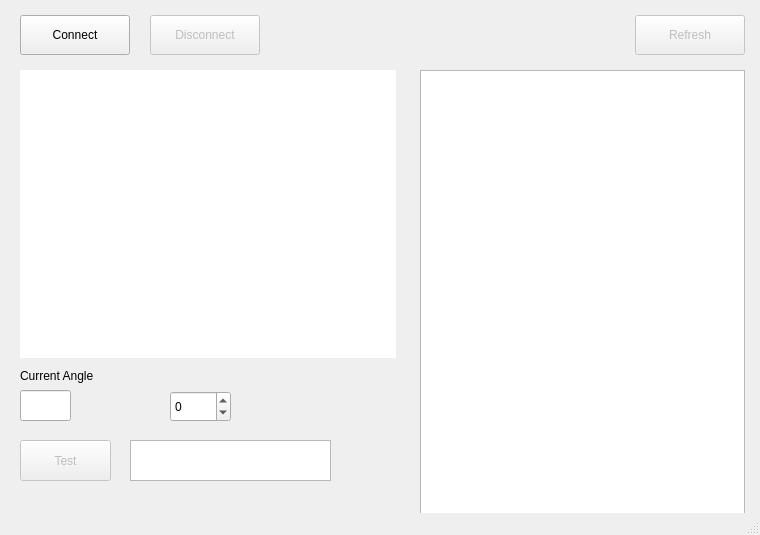
<?xml version="1.0" encoding="UTF-8"?>
<ui version="4.0">
 <class>MainWindow</class>
 <widget class="QMainWindow" name="MainWindow">
  <property name="geometry">
   <rect>
    <x>0</x>
    <y>0</y>
    <width>760</width>
    <height>535</height>
   </rect>
  </property>
  <property name="windowTitle">
   <string>Bus Remote Tool</string>
  </property>
  <property name="windowIcon">
   <iconset>
    <normaloff>icon.png</normaloff>icon.png</iconset>
  </property>
  <widget class="QWidget" name="centralWidget">
   <widget class="QTableWidget" name="tableWidget">
    <property name="geometry">
     <rect>
      <x>420</x>
      <y>70</y>
      <width>325</width>
      <height>450</height>
     </rect>
    </property>
    <attribute name="horizontalHeaderDefaultSectionSize">
     <number>65</number>
    </attribute>
    <attribute name="horizontalHeaderStretchLastSection">
     <bool>true</bool>
    </attribute>
   </widget>
   <widget class="cameraWidget" name="camWidget" native="true">
    <property name="geometry">
     <rect>
      <x>20</x>
      <y>70</y>
      <width>376</width>
      <height>288</height>
     </rect>
    </property>
    <property name="styleSheet">
     <string notr="true">background-color:white;</string>
    </property>
   </widget>
   <widget class="QPushButton" name="refreshButton">
    <property name="enabled">
     <bool>false</bool>
    </property>
    <property name="geometry">
     <rect>
      <x>635</x>
      <y>15</y>
      <width>110</width>
      <height>40</height>
     </rect>
    </property>
    <property name="text">
     <string>Refresh</string>
    </property>
   </widget>
   <widget class="QTextEdit" name="textEdit">
    <property name="geometry">
     <rect>
      <x>130</x>
      <y>440</y>
      <width>201</width>
      <height>41</height>
     </rect>
    </property>
   </widget>
   <widget class="QPushButton" name="testButton">
    <property name="enabled">
     <bool>false</bool>
    </property>
    <property name="geometry">
     <rect>
      <x>20</x>
      <y>440</y>
      <width>91</width>
      <height>41</height>
     </rect>
    </property>
    <property name="text">
     <string>Test</string>
    </property>
   </widget>
   <widget class="QPushButton" name="connectButton">
    <property name="geometry">
     <rect>
      <x>20</x>
      <y>15</y>
      <width>110</width>
      <height>40</height>
     </rect>
    </property>
    <property name="text">
     <string>Connect</string>
    </property>
   </widget>
   <widget class="QPushButton" name="disconnectButton">
    <property name="enabled">
     <bool>false</bool>
    </property>
    <property name="geometry">
     <rect>
      <x>150</x>
      <y>15</y>
      <width>110</width>
      <height>40</height>
     </rect>
    </property>
    <property name="text">
     <string>Disconnect</string>
    </property>
   </widget>
   <widget class="QLineEdit" name="currentAngleBox">
    <property name="geometry">
     <rect>
      <x>20</x>
      <y>390</y>
      <width>51</width>
      <height>31</height>
     </rect>
    </property>
    <property name="font">
     <font>
      <pointsize>8</pointsize>
     </font>
    </property>
    <property name="alignment">
     <set>Qt::AlignCenter</set>
    </property>
    <property name="readOnly">
     <bool>true</bool>
    </property>
    <property name="placeholderText">
     <string/>
    </property>
   </widget>
   <widget class="QLabel" name="label">
    <property name="geometry">
     <rect>
      <x>20</x>
      <y>365</y>
      <width>101</width>
      <height>21</height>
     </rect>
    </property>
    <property name="text">
     <string>Current Angle</string>
    </property>
   </widget>
   <widget class="QSpinBox" name="angleBox">
    <property name="geometry">
     <rect>
      <x>170</x>
      <y>391</y>
      <width>61</width>
      <height>31</height>
     </rect>
    </property>
    <property name="minimum">
     <number>-45</number>
    </property>
    <property name="maximum">
     <number>45</number>
    </property>
   </widget>
  </widget>
  <widget class="QStatusBar" name="statusBar"/>
 </widget>
 <layoutdefault spacing="6" margin="11"/>
 <customwidgets>
  <customwidget>
   <class>cameraWidget</class>
   <extends>QWidget</extends>
   <header>camerawidget.h</header>
   <container>1</container>
  </customwidget>
 </customwidgets>
 <resources/>
 <connections/>
</ui>
